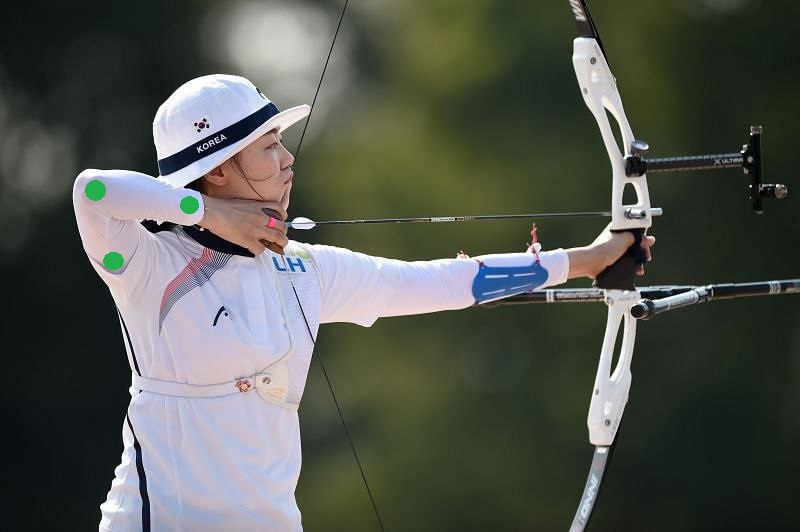
#> input picture 1.jpg, 800 x 532 px
$ python main.py
#> lines starting #> are read from the running program, lines starting #| are printed output that depends on the picture; after the words box and inside, x2 and y2 are one past the last pixel; in counts of white or black regions, pixels touching at a corner belong together
import cv2
import numpy as np


img = cv2.imread("1.jpg")
#> img is the input picture: shape (532, 800, 3); mean B, G, R 79.9, 87.2, 83.8
img_copy = cv2.imread("1.jpg")
hsv = cv2.cvtColor(img, cv2.COLOR_BGR2HSV)
#> hsv: shape (532, 800, 3); mean H, S, V 67.7, 66.7, 93.1
max_distance = 100

lower_green = np.array([45, 100, 50])
upper_green = np.array([75, 255, 255])
mask = cv2.inRange(hsv, lower_green, upper_green)
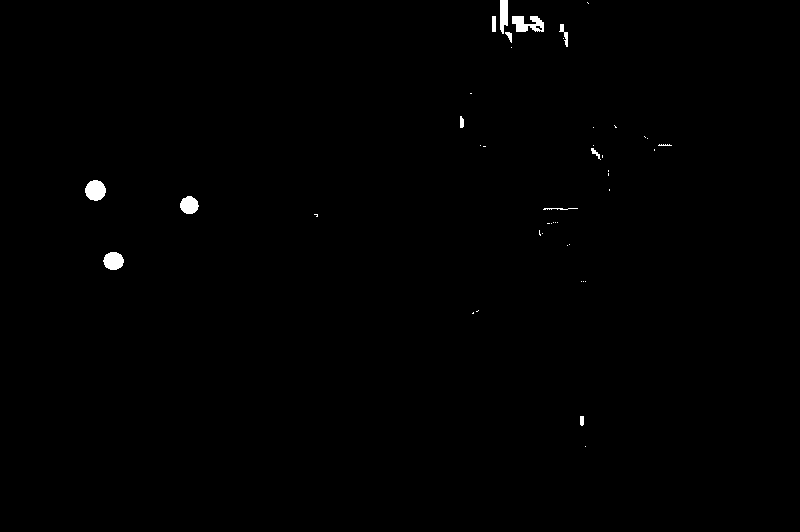
#> mask: shape (532, 800); 0.45% white; 45 white regions (32 under 20 px)

contours, hierarchy = cv2.findContours(mask, cv2.RETR_EXTERNAL, cv2.CHAIN_APPROX_SIMPLE)
#> contours = 45 contours, 34 with area under 20; largest, box (x1, y1, x2, y2) and area: (85, 180, 106, 201) 309, (512, 16, 544, 32) 302, (103, 252, 124, 270) 265, (180, 196, 199, 214) 234, (500, 0, 508, 34) 192
bold_points = []
for cnt in contours:
    if cv2.contourArea(cnt) > 100 and cv2.contourArea(cnt) < 1000:
        bold_points.append(cv2.minEnclosingCircle(cnt))
#> this loop made 45 passes
#> cnt on passes 1, 3, 4, 5, 6, 7, 9, 10, 11, 13, 14, 15: [[585, 446]], [[473, 312], [472, 313], [473, 313]], [[478, 310], [477, 311], [476, 311], [477, 311]], [[585, 281]], [[583, 281]], [[581, 281]], [[567, 245]], [[569, 244]], [[542, 233]], [[551, 223]], [[547, 223], [549, 223]], [[557, 222]]
#> after the loop, bold_points = [((113.1, 260.5), 10.06), ((188.9, 204.9), 9.15), ((95, 190), 10.3), ((527.5, 23.5), 17.22), ((503.5, 16.35), 16.72)]


for i in range(len(bold_points) - 2):
    point1 = (int(bold_points[i][0][0]), int(bold_points[i][0][1]))
    point2 = (int(bold_points[i+1][0][0]), int(bold_points[i+1][0][1]))
    point3 = (int(bold_points[i+2][0][0]), int(bold_points[i+2][0][1]))
    distance1 = np.sqrt((point2[0] - point1[0])**2 + (point2[1] - point1[1])**2)
    distance2 = np.sqrt((point3[0] - point2[0])**2 + (point3[1] - point2[1])**2)
    if distance1 < max_distance and distance2 < max_distance:
        angle = np.arctan2(point2[1] - point1[1], point2[0] - point1[0]) * 180 / np.pi
        cv2.line(img, point1, point3, (0, 255, 0), 5)
        cv2.line(img, point2, point3, (0, 255, 0), 5)
        cv2.putText(img, str(int(angle)), (point2[0], point2[1]), cv2.FONT_HERSHEY_SIMPLEX, 0.5, (0, 255, 255), 2)
#> this loop made 3 passes
#> (point1, point2, point3, distance1, distance2, angle) on pass 1: ((113, 260), (188, 204), (95, 190), 93.6, 94.05, -36.75)
#> (point1, point2, point3, distance1, distance2) on passes 2 to 3: ((188, 204), (95, 190), (527, 23), 94.05, 463.2), ((95, 190), (527, 23), (503, 16), 463.2, 25)
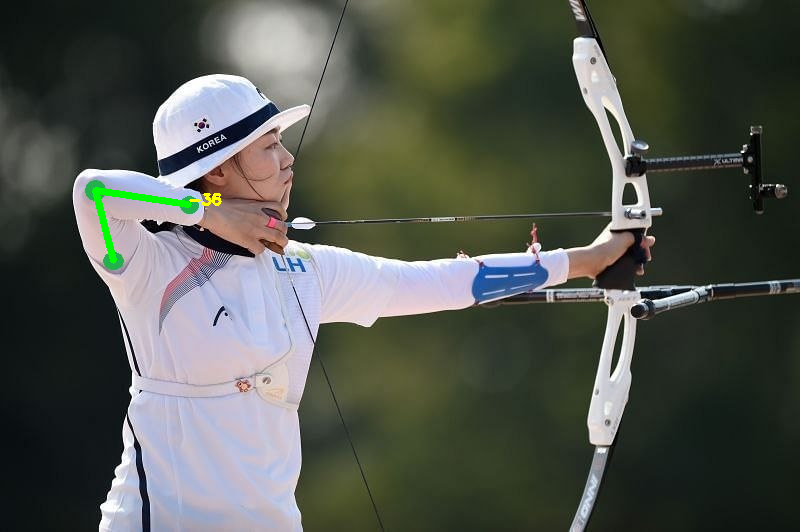
#> img: shape (532, 800, 3); 0.32% of pixels changed, all inside (x1, y1, x2, y2) = (92, 187, 222, 264)

cv2.imshow("Image before", img_copy)
cv2.waitKey(0)
cv2.imshow("Image with lines", img)
cv2.waitKey(0)
cv2.imshow("Image in HSV", hsv)
cv2.waitKey(0)
cv2.destroyAllWindows()
